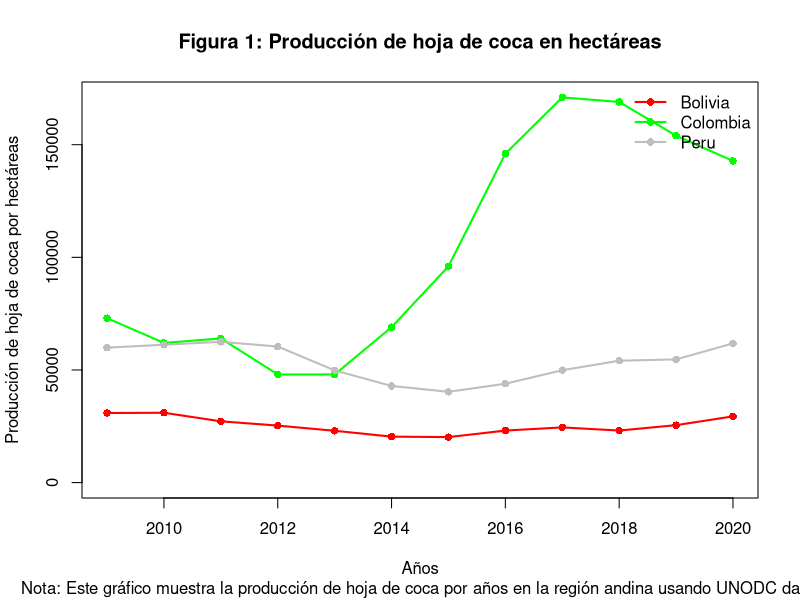
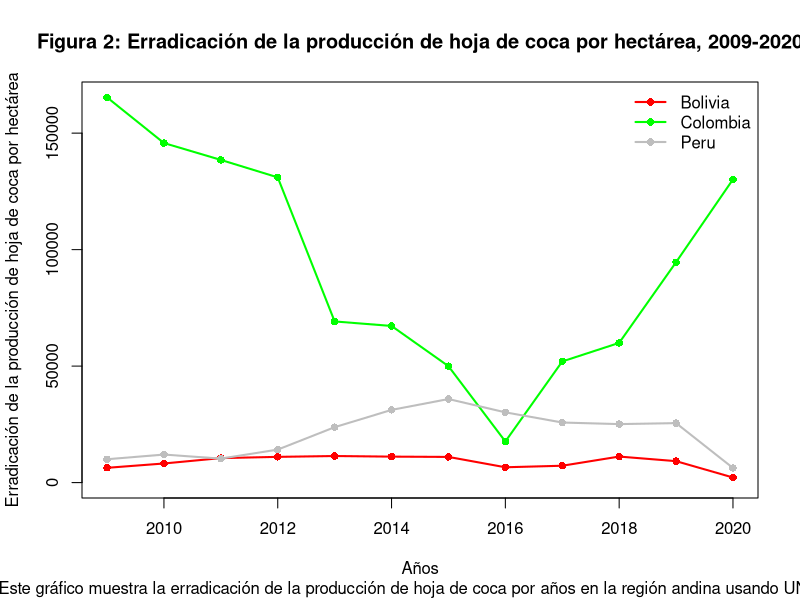
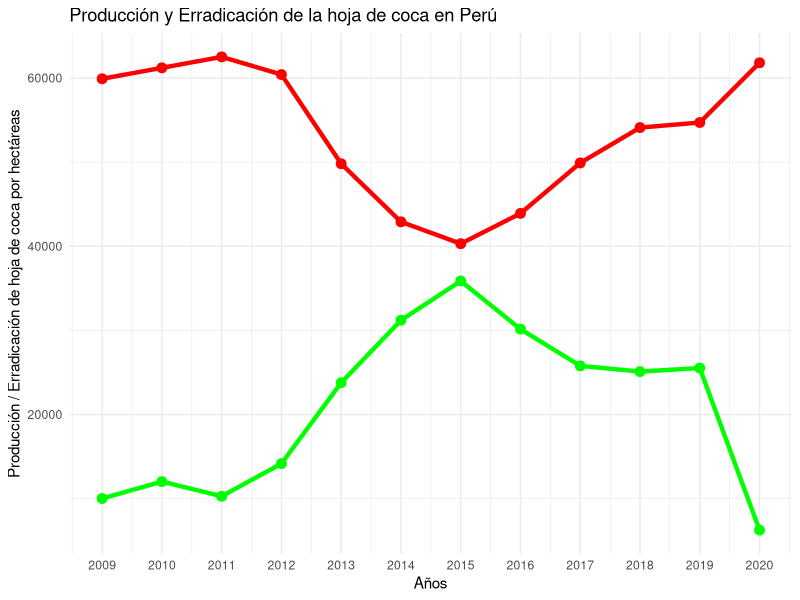

R code for these plots, in order:

## **Tarea 5** 

## Script en R 

#Plot-----

## 1. Replicar el siguiente gráfico----

# Primero, establecemos nuestro directorio para llamar a los archivos

setwd(dirname(rstudioapi::getActiveDocumentContext()$path))
getwd()
library(readxl)

# Leemos el archivo y nos encontramos con una base sucia. Por ello, primero omitimos las filas que no necesitamos

cultivation <- read_excel("../../data/produccion_coca/6.1.1_-_Illicit_coca_bush_cultivation.xlsx", skip = 1)[-c(6:10), ]
cultivation <- cultivation[-c(1),]

# Renombramos la primera columna 
colnames(cultivation)[1] <- "Country"

# Renombramos las columnas de los años, ya que no tenemos los años desde 2009 hasta 2013
colnames(cultivation)[2:13] <- c("2009", "2010", "2011", "2012", "2013", "2014", "2015", "2016", "2017", "2018", "2019", "2020")

# Cambiamos los nombres de los países para que coincidan con el ejemplo
nombres_paises <- c("Bolivia", "Colombia", "Peru", "Total")
cultivation$Country <- factor(cultivation$Country, levels = unique(cultivation$Country), labels = nombres_paises)

# Ya con la base limpia, recreamos el plot
grafico1 <- cultivation[1:3, 2:13]
colores <- c("red", "green", "gray") #los colores del ejemplo

plot(2009:2020, grafico1[1, ], type = "n", xlim = c(2009, 2020), ylim = c(0, max(grafico1)), xlab = "Años", ylab = "Producción de hoja de coca por hectáreas", main = "Figura 1: Producción de hoja de coca en hectáreas")

for (i in 1:3) {
  lines(2009:2020, grafico1[i, ], col = colores[i], lwd = 2)
  points(2009:2020, grafico1[i, ], col = colores[i], pch = 16)
}

legend("topright", legend = c("Bolivia", "Colombia", "Peru"), col = colores, lwd = 2, pch = 16, bty = "n")
mtext("Nota: Este gráfico muestra la producción de hoja de coca por años en la región andina usando UNODC data.", side = 1, line = 4)

## 2. Replicar el gráfico con los datos de erradicación de hectáreas de hoja de coca----

eradication <- read_excel("../../data/produccion_coca/6.1.2_-_Eradication_of_coca_bush.xlsx")

# Esta base también necesita limpieza y los pasos son similares al procedimiento anterior

eradication[1, "Reported eradication of coca bush, 2009-2020"] <- "Country"

colnames(eradication) <- as.character(eradication[1, ])
eradication <- eradication[-1, ]

eradication <- eradication[-c(4:16), -16]

n_paises <- c("Bolivia", "Colombia", "Peru")

eradication$Country <- factor(eradication$Country, levels = unique(eradication$Country), labels = n_paises)

# Ahora con la base limpia, creamos el gráfico con los codigos del ejemplo anterior

grafico2 <- eradication[1:3, 4:15]

colores2 <- c("red", "green", "gray")
plot(2009:2020, grafico2[1, ], type = "n", xlim = c(2009, 2020), ylim = c(0, max(grafico2)), xlab = "Años", ylab = "Erradicación de la producción de hoja de coca por hectárea", main = "Figura 2: Erradicación de la producción de hoja de coca por hectárea, 2009-2020")

for (i in 1:3) {
  lines(2009:2020, grafico2[i, ], col = colores2[i], lwd = 2)
  points(2009:2020, grafico2[i, ], col = colores2[i], pch = 16)
}

legend("topright", legend = c("Bolivia", "Colombia", "Peru"), col = colores, lwd = 2, pch = 16, bty = "n")
mtext("Nota: Este gráfico muestra la erradicación de la producción de hoja de coca por años en la región andina usando UNODC data.", side = 1, line = 4)

## 3. Realizar un gráfico con la producción y erradicación de hoja de coca en el Perú----

library(ggplot2)
library(tidyr)

# Filtramos los datos para Perú en la base de cultivation
cultivation_peru <- subset(cultivation, Country == "Peru")
cultivation_peru <- cultivation_peru[, 2:13]  # Seleccionar solo las columnas de interés

# ahora para eradication
eradication_peru <- subset(eradication, Country == "Peru")
eradication_peru <- eradication_peru[, 4:15]  # Seleccionar solo las columnas de interés

# Le tenemos que dar formato 
cultivation_peru_long <- pivot_longer(cultivation_peru, cols = everything(), names_to = "Año", values_to = "Producción")
eradication_peru_long <- pivot_longer(eradication_peru, cols = everything(), names_to = "Año", values_to = "Erradicación")

# Ahora sí creamos el plot
ggplot() +
  geom_line(data = cultivation_peru_long, aes(x = as.numeric(Año), y = Producción), color = "red", linetype = "solid", size = 1.5) +
  geom_point(data = cultivation_peru_long, aes(x = as.numeric(Año), y = Producción), color = "red", size = 3) +
  geom_line(data = eradication_peru_long, aes(x = as.numeric(Año), y = Erradicación), color = "green", linetype = "solid", size = 1.5) +
  geom_point(data = eradication_peru_long, aes(x = as.numeric(Año), y = Erradicación), color = "green", size = 3) +
  labs(x = "Años", y = "Producción / Erradicación de hoja de coca por hectáreas", title = "Producción y Erradicación de la hoja de coca en Perú") +
  scale_x_continuous(breaks = as.numeric(unique(cultivation_peru_long$Año)), labels = unique(cultivation_peru_long$Año)) +
  theme_minimal()

#Regex------

## 1. Convertir coordenadas en la base de datos metropolitano-----

#abrimos nuestra base de datos
library(readxl)
data2 <- read_excel("../../data/metropolitano.xlsx")

#Creamos una función para convertir las coordenadas (grados, minutos y segundos) a latitud y longitud
library(stringr)
convert_gps <- function(x) {
  signo <- ifelse(str_detect(x, '[swSWoO-]'), -1, 1)
  regex <- "\\s?(\\d+)°\\s*(\\d+)'\\s*(\\d+(?:\\.\\d+)?)"
  match <- str_match(x, regex)
  
  if (!is.na(match[1, 1])) {
    grados <- as.numeric(match[1, 2])
    minutos <- as.numeric(match[1, 3])
    segundos <- as.numeric(match[1, 4])
    
    return(signo * (grados + minutos / 60 + segundos / 3600))
  } else { return(NULL) }}

#Aplicamos la función a nuestra data2
data2$latitud <- sapply(data2$sur_latitud, convert_gps)
data2$longitud <- sapply(data2$oeste_longitud, convert_gps)

#vemos los resultados
data2
